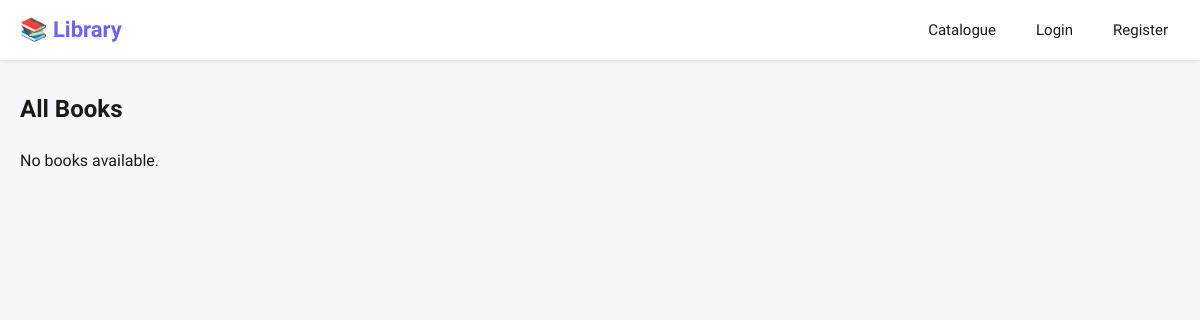
/views/catalogue.php, run on an earlier commit of the app's database.
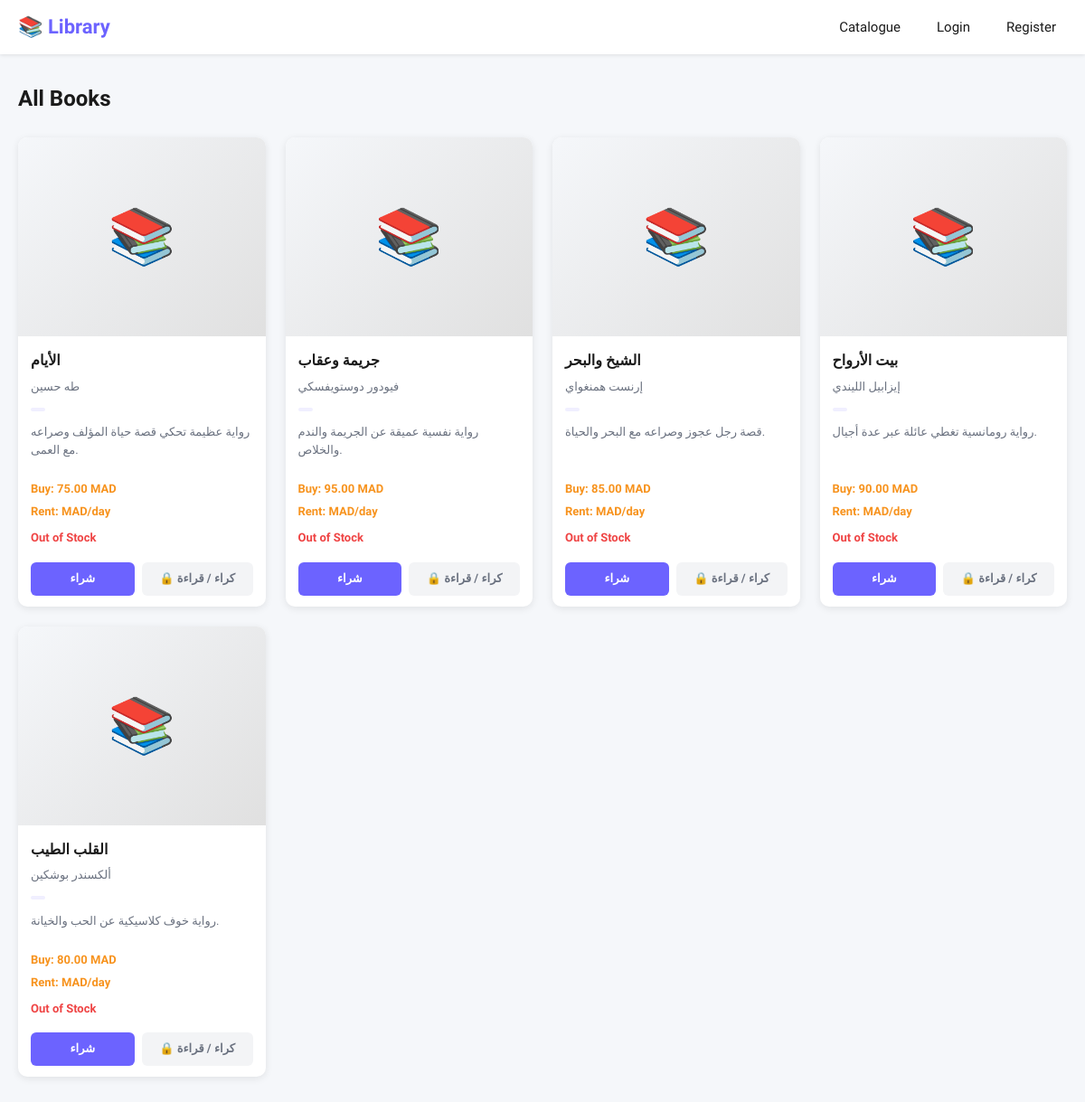
And on a later commit of the database.
### tables this page shows
CREATE TABLE books (
    book_id INT AUTO_INCREMENT PRIMARY KEY,
    title VARCHAR(255) NOT NULL,
    author VARCHAR(150) NOT NULL,
    type_id INT NOT NULL,
    cover_image VARCHAR(500),
    description TEXT,
    price_buy DECIMAL(10,2) NOT NULL,
    price_rental DECIMAL(10,2),
    available_buy BOOLEAN DEFAULT TRUE,
    available_rental BOOLEAN DEFAULT FALSE,
    created_at DATETIME DEFAULT CURRENT_TIMESTAMP,
    FOREIGN KEY (type_id) REFERENCES book_types(type_id) ON DELETE RESTRICT
);

### views/catalogue.php (the view, shortened to what this page needs)
<?php
require_once '../core/db.php';
$stmt = $pdo->prepare("SELECT * FROM books ORDER BY created_at DESC");
$stmt->execute();
$books = $stmt->fetchAll();
?>
<!DOCTYPE html>
<html lang="en">
<head>
    <link rel="stylesheet" href="../assets/css/style.css">
</head>
<body>
    <nav class="navbar">
        <h1>📚 Library</h1>
        <div class="nav-links">
            <a href="catalogue.php">Catalogue</a>
            <?php if(isset($_SESSION['user_id'])): ?>
                <a href="user_dashboard.php">My Account</a>
                <a href="../core/logout.php">Logout</a>
            <?php else: ?>
                <a href="login.php">Login</a>
                <a href="register.php">Register</a>
            <?php endif; ?>
        </div>
    </nav>
    <div class="catalogue-container">
        <h2>All Books</h2>
        <?php if(empty($books)): ?>
            <p>No books available.</p>
        <?php endif; ?>
        <div class="books-grid">
            <?php foreach($books as $book): ?>
                <div class="book-card">
                    <?php if(!empty($book['cover_image'])): ?>
                        <img src="../assets/images/<?= htmlspecialchars($book['cover_image']) ?>" alt="cover">
                    <?php else: ?>
                        <div class="no-image"></div>
                    <?php endif; ?>
                    <div class="book-info">
                        <h3><?= htmlspecialchars($book['title']) ?></h3>
                        <p class="author"><?= htmlspecialchars($book['author']) ?></p>
                        <p class="category"><?= htmlspecialchars($book['category'] ?? '') ?></p>
                        <p class="description">
                            <?= htmlspecialchars(mb_substr($book['description'] ?? '', 0, 100)) ?>
                        </p>
                    </div>
                    <div class="book-proced">
                        <span class="price-buy">Buy: <?= $book['price_buy'] ?> MAD</span>
                        <span class="price-rent">Rent: <?= $book['price_rent'] ?> MAD/day</span>
                    </div>
                    <?php if($book['stock'] > 0): ?>
                        <p class="in-stock">In stock (<?= $book['stock'] ?>)</p>
                    <?php else: ?>
                        <p class="out-stock">Out of Stock</p>
                    <?php endif; ?>
                    <div class="book-action">
                        <a href="buy.php?id=<?= $book['id'] ?>" class="btn-buy">شراء</a>
                        <?php if (isset($_SESSION['user_id'])): ?>
                            <a href="rent.php?id=<?= $book['id'] ?>" class="btn-rent">كراء</a>
                            <a href="read_book.php?id=<?= $book['id'] ?>"
                               style="padding: 8px 12px; background: #e8f5e9; color: #2e7d32; border-radius: 6px; font-weight: 600; font-size: 13px;">
                                📖 قراءة
                            </a>
                        <?php else: ?>
                            <a href="login.php"
                               style="padding: 8px 12px; background: #f3f4f6; color: #6b7280; border-radius: 6px; font-weight: 600; font-size: 13px;">
                                🔒 كراء / قراءة
                            </a>
                        <?php endif; ?>
                    </div>
                </div>
            <?php endforeach; ?>
        </div>
    </div>
</body>
</html>

What changed in the data, as far as the page shows it:
added books: title "الأيام", author "طه حسين", description "رواية عظيمة تحكي قصة حياة المؤلف وصراعه مع العمى.", price_buy "75.00", stock "Out of Stock"
added books: title "جريمة وعقاب", author "فيودور دوستويفسكي", description "رواية نفسية عميقة عن الجريمة والندم والخلاص.", price_buy "95.00", stock "Out of Stock"
added books: title "الشيخ والبحر", author "إرنست همنغواي", description "قصة رجل عجوز وصراعه مع البحر والحياة.", price_buy "85.00", stock "Out of Stock"
added books: title "بيت الأرواح", author "إيزابيل الليندي", description "رواية رومانسية تغطي عائلة عبر عدة أجيال.", price_buy "90.00", stock "Out of Stock"
added books: title "القلب الطيب", author "ألكسندر بوشكين", description "رواية خوف كلاسيكية عن الحب والخيانة.", price_buy "80.00", stock "Out of Stock"
Also different on the page:
text no longer shown: "No books available."
